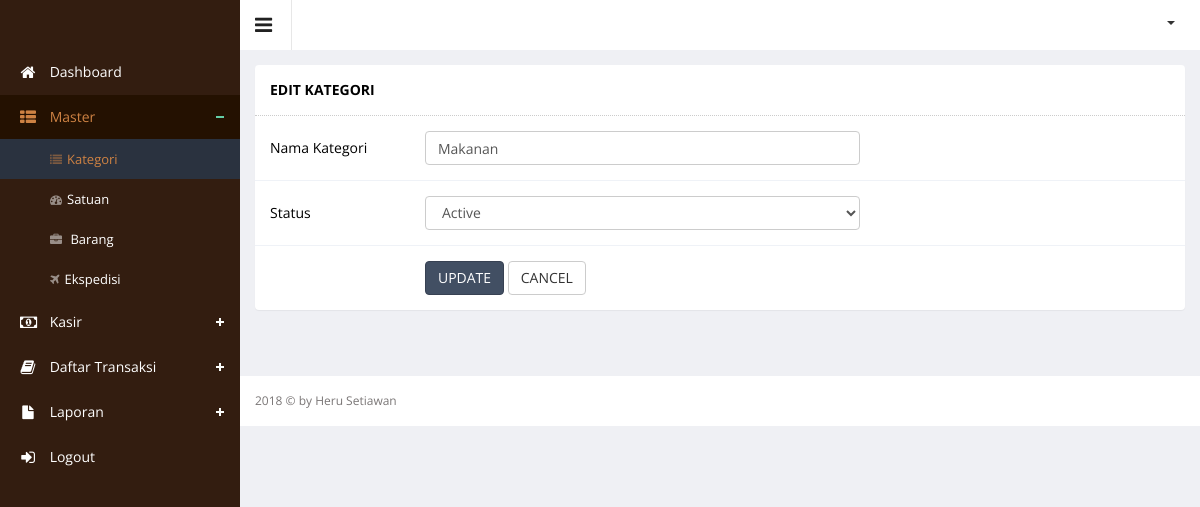
/index.php?hal=master/category/edit&id=23 (signed in), run on an earlier commit of the app's database.
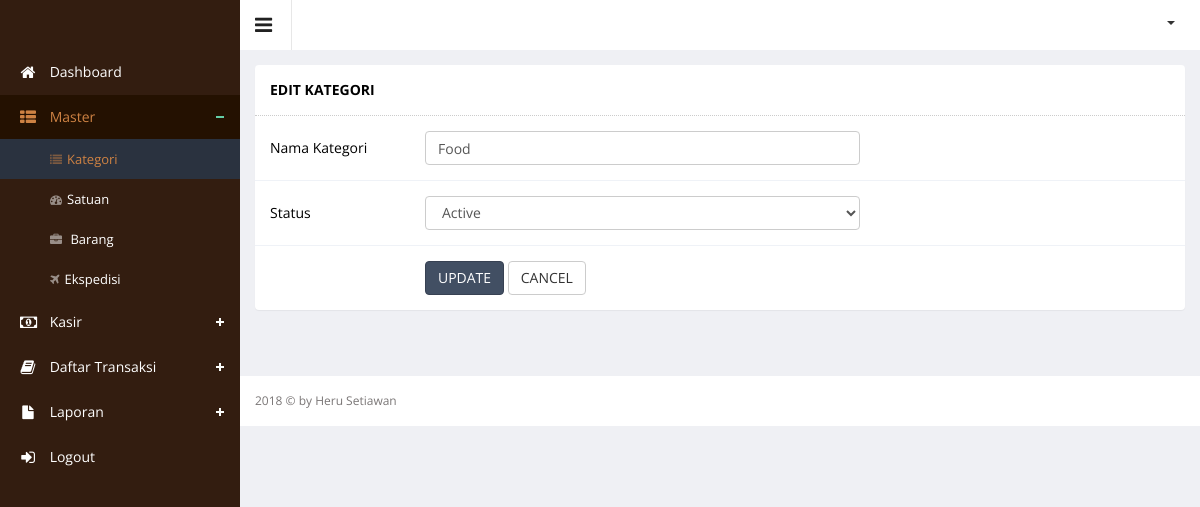
And on a later commit of the database.
### tables this page shows
CREATE TABLE `category` (
  `category_id` int(11) NOT NULL,
  `category_name` varchar(250) DEFAULT NULL,
  `category_status` enum('Y','N') DEFAULT NULL
);

### master/category/edit.php (the view, shortened to what this page needs)
<?php
$id = $_GET['id'];
$queryRowCategory = $connect->query("SELECT * FROM category where category_id = '" . $id . "'");
$rowCategory = mysqli_fetch_array($queryRowCategory);
?>
<div class="wrapper">
    <div class="row">
        <div class="col-lg-12">
            <section class="panel">
                <header class="panel-heading">
                    EDIT KATEGORI
                </header>
                <div class="panel-body">
                    <div class=" form">
                        <form class="cmxform form-horizontal adminex-form" id="commentForm" method="POST" action="">
                            <div class="form-group ">
                                <label for="cname" class="control-label col-lg-2" style="text-align: left;">Nama
                                    Kategori</label>
                                <div class="col-lg-6">
                                    <input class="form-control" id="cname" name="category_name" minlength="2"
                                           type="text" value="<?php echo $rowCategory['category_name'] ?>" required/>
                                </div>
                            </div>
                            <div class="form-group ">
                                <label for="cname" class="control-label col-lg-2"
                                       style="text-align: left;">Status</label>
                                <div class="col-lg-6">
                                    <select class="form-control" name="category_status">
                                        <option value="Y">Active</option>
                                    </select>
                                </div>
                            </div>
                            <div class="form-group">
                                <div class="col-lg-offset-2 col-lg-10">
                                    <input type="submit" value="UPDATE" class="btn btn-primary" name="ubah">
                                    <a href="?hal=master/category/list">
                                        <button class="btn btn-default" type="button">CANCEL</button>
                                    </a>
                                </div>
                            </div>
                        </form>
                    </div>
                </div>
            </section>
        </div>
    </div>
</div>

What changed in the data, as far as the page shows it:
changed category: category_name "Makanan" → "Food"
